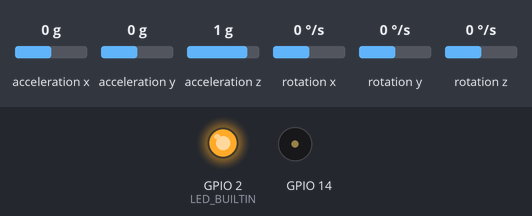
Simulated run of this sketch. Board: ESP8266 (NodeMCU). Parts: output pins drawn as LEDs (lit = HIGH, except the on-board LED, lit = LOW), buzzer (waves = sounding). Wiring (inferred from the names in the program): MPU-6050 motion sensor at I2C address 0x68. The inputs (shaded band) are chosen by the test bench; at power-on: acceleration x 0 g, acceleration y 0 g, acceleration z 1 g, rotation x 0 °/s, rotation y 0 °/s, rotation z 0 °/s. WiFi joins after 1.5 s; servers stay silent unless stated; what the sketch prints to the serial monitor is not drawn.

Above: at 0.1 s.
At 2.05 s:
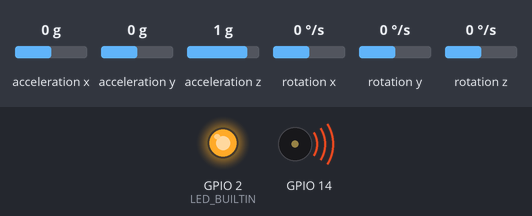
Timing chart, 0 to 3.8 s (numbered marks = the images above):
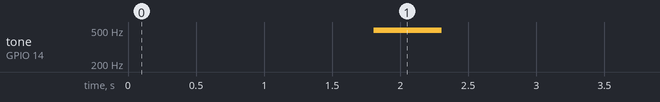

The sketch:

IoT_fall_detection.ino
```cpp
#define BLYNK_TEMPLATE_ID ""
#define BLYNK_TEMPLATE_NAME ""
#define BLYNK_AUTH_TOKEN ""

// Comment this out to disable prints and save space
#define BLYNK_PRINT Serial

#include <Arduino.h>
#include <Adafruit_MPU6050.h>
#include <Adafruit_Sensor.h>
#include <Wire.h>

#include "Wire.h"

#include <ESP8266WiFi.h>
#include <BlynkSimpleEsp8266.h>

#include <Firebase_ESP_Client.h>

//Provide the token generation process info.
#include "addons/TokenHelper.h"
//Provide the RTDB payload printing info and other helper functions.
#include "addons/RTDBHelper.h"

//firebase start-----------------------------
/* 1. Define the WiFi credentials */
#define WIFI_SSID ""
#define WIFI_PASSWORD ""

// For the following credentials, see examples/Authentications/SignInAsUser/EmailPassword/EmailPassword.ino

/* 2. Define the API Key */
#define API_KEY ""

/* 3. Define the RTDB URL */
#define DATABASE_URL "" //<databaseName>.firebaseio.com or <databaseName>.<region>.firebasedatabase.app

/* 4. Define the user Email and password that alreadey registerd or added in your project */
// Define Firebase Data object
FirebaseData fbdo;
FirebaseAuth auth;
FirebaseConfig config;

  // Variable to save USER UID
String uid;

  // Database main path (to be updated in setup with the user UID)
String databasePath;
  // Database child nodes
String acceleration = "/acceleration";
String orientation = "/orientation";
String one = "/count";

  // Parent Node (to be updated in every loop)
String parentPath;

FirebaseJson json;

unsigned long sendDataPrevMillis = 0;

unsigned long count = 0;

bool signupOK = false;
// firebase end-----------------------------------

char authb[] = BLYNK_AUTH_TOKEN;

// Your WiFi credentials.
// Set password to "" for open networks.
char ssid[] = WIFI_SSID;
char pass[]= WIFI_PASSWORD;
// Attach virtual serial terminal to Virtual Pin V1
WidgetTerminal terminal(V1);
// blynk end--------------------------------------

/* pulse sensor start-----------------------------
int const PULSE_SENSOR_PIN = 0;        // Pulse Sensor PURPLE WIRE connected to ANALOG PIN 0
int LED13 = 2;                      //  The on-board Arduion LED TUKAR FROM 13 TO 2

int Signal;                // holds the incoming raw data. Signal value can range from 0-1024
int Threshold = 550;       // Determine which Signal to "count as a beat", and which to ingore.
// pulse sensor end-------------------------------*/

// fall detection start---------------------------
const int MPU_addr=0x68;  // I2C address of the MPU-6050
int16_t AcX,AcY,AcZ,Tmp,GyX,GyY,GyZ;
float ax=0, ay=0, az=0, gx=0, gy=0, gz=0;
boolean fall = false; //stores if a fall has occurred
boolean trigger1=false; //stores if first trigger (lower threshold) has occurred
boolean trigger2=false; //stores if second trigger (upper threshold) has occurred
boolean trigger3=false; //stores if third trigger (orientation change) has occurred
//byte trigger1count=0; //stores the counts past since trigger 1 was set true
//byte trigger2count=0; //stores the counts past since trigger 2 was set true
int trigger3count=0; //stores the counts past since trigger 3 was set true
double angleChange=0;
// fall detection end-------------------------------
BlynkTimer timer;
void setup()
{

  // mpu 6050 setup------------------------------------
  Serial.begin(115200);
  Wire.begin();
  Wire.beginTransmission(MPU_addr);
  Wire.write(0x6B);  // PWR_MGMT_1 register
  Wire.write(0);     // set to zero (wakes up the MPU-6050)
  Wire.endTransmission(true);
  // mpu 6050 setup-------------------------------------

  // firebase setup-------------------------------------
  WiFi.begin(WIFI_SSID, WIFI_PASSWORD);
  Serial.print("Connecting to Wi-Fi");
  while (WiFi.status() != WL_CONNECTED){
    Serial.print(".");
    delay(300);
  }
  Serial.println();
  Serial.print("Connected with IP: ");
  Serial.println(WiFi.localIP());
  Serial.println();

  /* Assign the api key (required) */
  config.api_key = API_KEY;

  /* Assign the RTDB URL (required) */
  config.database_url = DATABASE_URL;

  /* Sign up */
  if (Firebase.signUp(&config, &auth, "", "")){
    Serial.println("ok");
    signupOK = true;
  }
  else{
    Serial.printf("%s\n", config.signer.signupError.message.c_str());
  }

  /* Assign the callback function for the long running token generation task */
  config.token_status_callback = tokenStatusCallback; //see addons/TokenHelper.h

  Firebase.begin(&config, &auth);
  Firebase.reconnectWiFi(true);

  uid = auth.token.uid.c_str();
  Serial.print("User UID: ");
  Serial.println(uid);
  pinMode(LED_BUILTIN,OUTPUT);
  // Update database path
  databasePath = "/readings";

  // firebase setup-------------------------------------
  // blynk setup----------------------------------------
  Blynk.begin(authb, ssid, pass, IPAddress(128,199,144,129), 8080);
  timer.setInterval (100L, sendSensor);
  // blynk setup----------------------------------------
  tone(14, 494, 500);//beep to indicate device is ready
}

void loop()
{
  // fall detection loop----------------------------------------
  mpu_read();
  ax = (AcX)/16384.00;  //ax = (AcX-2200)/16384.00;ax = (AcX+1674)/16384.00;
  ay = (AcY)/16384.00; // ay = (AcY-16400)/16384.00;ay = (AcY-1679)/16384.00;
  az = (AcZ)/16384.00; //az = (AcZ-5800)/16384.00;az = (AcZ-1518)/16384.00;
  gx = (GyX)/131.07; //gx = (GyX+270)/131.07;
  gy = (GyY)/131.07;  //gy = (GyY-351)/131.07;
  gz = (GyZ)/131.07;  //gz = (GyZ+136)/131.07;
  Serial.println(ax);
  Serial.println(ay);
  Serial.println(az);
  // calculating Amplitute vactor for 3 axis
  double Raw_Amp = pow(pow(ax,2)+pow(ay,2)+pow(az,2),0.5);
  float Amp = Raw_Amp * 10;  // Mulitiplied by 10 bcz values are between 0 to 1
  Serial.println(Amp);
   /*Blynk.virtualWrite(V7, Amp);
  Signal = analogRead(PULSE_SENSOR_PIN); // Read the sensor value

  Serial.println(Signal);                // Send the signal value to serial plotter
  //Blynk.virtualWrite(V11, Signal);

 (if(Signal > Threshold){                // If the signal is above threshold, turn on the LED
    digitalWrite(LED_BUILTIN,LOW);
  } else {
    digitalWrite(LED_BUILTIN,HIGH);     // Else turn off the LED
  }
  delay(10);*/

  if (Amp>=3 && trigger2==false)   //if (Amp>=2 && trigger2==false)
  { //if AM breaks lower threshold (0.4g) --------isn't it supposed to be terbalik...laju dulu lpatu baru lower threshold
    trigger1=true;
    Serial.println("TRIGGER 1 ACTIVATED");
  }

  if (trigger1==true)
  {
    if (Amp>=12)  //if (Amp>=12)
    { //if AM breaks upper threshold (3g) original value is 12
      trigger2=true;
      Serial.println("TRIGGER 2 ACTIVATED");
      trigger1=false;
    }
  }
  if (trigger2==true)
  {
    angleChange = pow(pow(gx,2)+pow(gy,2)+pow(gz,2),0.5);
    Serial.println(angleChange);
    if (angleChange>=30 && angleChange<=400) //if (angleChange>=30 && angleChange<=400)
    { //if orientation changes by between 80-100 degrees
      trigger3=true; trigger2=false;
      Serial.println(angleChange);
      Serial.println("TRIGGER 3 ACTIVATED");
    }
  }
  if (trigger3==true)
  {
    trigger3count++;
    if (trigger3count>=6)
      angleChange = pow(pow(gx,2)+pow(gy,2)+pow(gz,2),0.5);
      Serial.println(angleChange);
      if ((angleChange>=0) && (angleChange<=10))
      { //if orientation changes remains between 0-10 degrees after 5 seconds
        fall=true; trigger3=false; trigger3count=0;
        Serial.println(angleChange);
      }
      else if (trigger3count<6)
      { //user regained normal orientation
        trigger3=false; trigger3count=0;
        Serial.println("TRIGGER 3 DEACTIVATED");
      }
  }
  if (fall==true)
  { //in event of a fall detection
    Serial.println("FALL DETECTED");
    //Firebase.RTDB.setFloat(&fbdo, F("/fall"), fall) ? "ok" : fbdo.errorReason().c_str();
    tone(14, 494, 500);
    Blynk.logEvent("FALL ALERT",String("The wearer have fallen"));
    json.set(F("/fall"), String(fall));
    fall=false;
    delay(10000);
  }
  /*if (trigger2count>=6)
  { //allow 0.5s for orientation change
    trigger2=false; trigger2count=0;
    Serial.println("TRIGGER 2 DEACTIVATED");
  }
  if (trigger1count>=6)
  { //allow 0.5s for AM to break upper threshold
    trigger1=false; trigger1count=0;
    Serial.println("TRIGGER 1 DEACTIVATED");
  }*/
  //fall detection loop------------------------------------------------

  //firebase loop for storing data-------------------------------------
  parentPath= databasePath + "/" + String(count);

  json.set(F("/acceleration/x"), String(ax));
  json.set(F("/acceleration/y"), String(ay));
  json.set(F("/acceleration/z"), String(az));
  json.set(F("/orientation/x"), String(gx));
  json.set(F("/orientation/y"), String(gy));
  json.set(F("/orientation/z"), String(gz));
  Serial.printf("Set json... %s\n", Firebase.RTDB.setJSON(&fbdo, parentPath.c_str(), &json) ? "ok" : fbdo.errorReason().c_str());
  //firebase loop------------------------------------------------------

  //blynk show the virtual pin output----------------------------------
  Blynk.run();
  timer.run();
  //blynk show the virtual pin output----------------------------------
  count++;
  delay(10);
}

void mpu_read()
{
  Wire.beginTransmission(MPU_addr);
  Wire.write(0x3B);  // starting with register 0x3B (ACCEL_XOUT_H)
  Wire.endTransmission(false);
  Wire.requestFrom(MPU_addr,14,true);  // request a total of 14 registers// Wire.requestFrom(MPU_addr,14,true);  // request a total of 14 registers
  AcX=Wire.read()<<8|Wire.read();  // 0x3B (ACCEL_XOUT_H) & 0x3C (ACCEL_XOUT_L)
  AcY=Wire.read()<<8|Wire.read();  // 0x3D (ACCEL_YOUT_H) & 0x3E (ACCEL_YOUT_L)
  AcZ=Wire.read()<<8|Wire.read();  // 0x3F (ACCEL_ZOUT_H) & 0x40 (ACCEL_ZOUT_L)
  Tmp=Wire.read()<<8|Wire.read();  // 0x41 (TEMP_OUT_H) & 0x42 (TEMP_OUT_L)
  GyX=Wire.read()<<8|Wire.read();  // 0x43 (GYRO_XOUT_H) & 0x44 (GYRO_XOUT_L)
  GyY=Wire.read()<<8|Wire.read();  // 0x45 (GYRO_YOUT_H) & 0x46 (GYRO_YOUT_L)
  GyZ=Wire.read()<<8|Wire.read();  // 0x47 (GYRO_ZOUT_H) & 0x48 (GYRO_ZOUT_L)
}

void sendSensor()
{

  float wx = gx;
  float wy = gy;
  float wz = gz;
  //float heartbeat = Signal-465;
  //Blynk.virtualWrite(V11, heartbeat);
  Blynk.virtualWrite(V8, wx);
  Blynk.virtualWrite(V9, wy);
  Blynk.virtualWrite(V10, wz);
}
```

Measured:
- by itself, tone on GPIO 14: silent → 494 Hz at 1.8 s, → silent 0.50 s later
